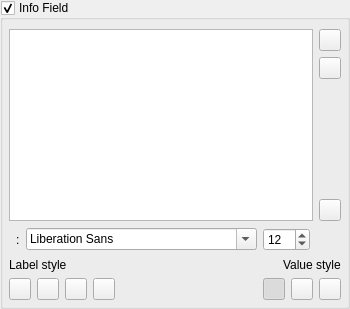
    <widget class="QGroupBox" name="group_info_field">
     <property name="minimumSize">
      <size>
       <width>0</width>
       <height>0</height>
      </size>
     </property>
     <property name="toolTip">
      <string>Show metadata text</string>
     </property>
     <property name="title">
      <string>Info Field</string>
     </property>
     <property name="checkable">
      <bool>true</bool>
     </property>
     <layout class="QVBoxLayout" name="verticalLayout_4">
      <property name="spacing">
       <number>6</number>
      </property>
      <property name="leftMargin">
       <number>6</number>
      </property>
      <property name="topMargin">
       <number>6</number>
      </property>
      <property name="rightMargin">
       <number>6</number>
      </property>
      <property name="bottomMargin">
       <number>6</number>
      </property>
      <item>
       <widget class="QWidget" name="panel_selected_fields" native="true">
        <property name="sizePolicy">
         <sizepolicy hsizetype="Preferred" vsizetype="Expanding">
          <horstretch>0</horstretch>
          <verstretch>0</verstretch>
         </sizepolicy>
        </property>
        <layout class="QHBoxLayout" name="layout_horizontal_layout_31">
         <property name="spacing">
          <number>6</number>
         </property>
         <property name="leftMargin">
          <number>0</number>
         </property>
         <property name="topMargin">
          <number>3</number>
         </property>
         <property name="rightMargin">
          <number>0</number>
         </property>
         <property name="bottomMargin">
          <number>0</number>
         </property>
         <item>
          <widget class="QListWidget" name="list_pin_selected_metadata_fields">
           <property name="toolTip">
            <string>Choose and order pin fields</string>
           </property>
           <property name="alternatingRowColors">
            <bool>true</bool>
           </property>
          </widget>
         </item>
         <item>
          <widget class="QWidget" name="panel_pin_sort_container" native="true">
           <property name="sizePolicy">
            <sizepolicy hsizetype="Fixed" vsizetype="Expanding">
             <horstretch>0</horstretch>
             <verstretch>0</verstretch>
            </sizepolicy>
           </property>
           <property name="styleSheet">
            <string notr="true"/>
           </property>
           <layout class="QVBoxLayout" name="layout_vertical_layout_11">
            <property name="spacing">
             <number>6</number>
            </property>
            <property name="leftMargin">
             <number>0</number>
            </property>
            <property name="topMargin">
             <number>0</number>
            </property>
            <property name="rightMargin">
             <number>0</number>
            </property>
            <property name="bottomMargin">
             <number>0</number>
            </property>
            <item alignment="Qt::AlignmentFlag::AlignTop">
             <widget class="QWidget" name="panel_pin_arrow_buttons" native="true">
              <property name="sizePolicy">
               <sizepolicy hsizetype="Preferred" vsizetype="Preferred">
                <horstretch>0</horstretch>
                <verstretch>0</verstretch>
               </sizepolicy>
              </property>
              <property name="minimumSize">
               <size>
                <width>0</width>
                <height>0</height>
               </size>
              </property>
              <layout class="QVBoxLayout" name="layout_vertical_layout_17">
               <property name="spacing">
                <number>6</number>
               </property>
               <property name="leftMargin">
                <number>0</number>
               </property>
               <property name="topMargin">
                <number>0</number>
               </property>
               <property name="rightMargin">
                <number>0</number>
               </property>
               <property name="bottomMargin">
                <number>0</number>
               </property>
               <item>
                <widget class="QToolButton" name="button_pin_move_up">
                 <property name="sizePolicy">
                  <sizepolicy hsizetype="Fixed" vsizetype="Fixed">
                   <horstretch>0</horstretch>
                   <verstretch>0</verstretch>
                  </sizepolicy>
                 </property>
                 <property name="minimumSize">
                  <size>
                   <width>22</width>
                   <height>22</height>
                  </size>
                 </property>
                 <property name="maximumSize">
                  <size>
                   <width>22</width>
                   <height>22</height>
                  </size>
                 </property>
                 <property name="toolTip">
                  <string>Move field up</string>
                 </property>
                 <property name="styleSheet">
                  <string notr="true">m</string>
                 </property>
                 <property name="text">
                  <string/>
                 </property>
                 <property name="icon">
                  <iconset>
                   <normaloff>../../shared/icons/material/up.svg</normaloff>../../shared/icons/material/up.svg</iconset>
                 </property>
                 <property name="iconName" stdset="0">
                  <string>up</string>
                 </property>
                </widget>
               </item>
               <item>
                <widget class="QToolButton" name="button_pin_move_down">
                 <property name="sizePolicy">
                  <sizepolicy hsizetype="Fixed" vsizetype="Fixed">
                   <horstretch>0</horstretch>
                   <verstretch>0</verstretch>
                  </sizepolicy>
                 </property>
                 <property name="minimumSize">
                  <size>
                   <width>22</width>
                   <height>22</height>
                  </size>
                 </property>
                 <property name="maximumSize">
                  <size>
                   <width>22</width>
                   <height>22</height>
                  </size>
                 </property>
                 <property name="toolTip">
                  <string>Move field down</string>
                 </property>
                 <property name="text">
                  <string/>
                 </property>
                 <property name="icon">
                  <iconset>
                   <normaloff>../../shared/icons/material/down.svg</normaloff>../../shared/icons/material/down.svg</iconset>
                 </property>
                 <property name="iconName" stdset="0">
                  <string>down</string>
                 </property>
                </widget>
               </item>
              </layout>
             </widget>
            </item>
            <item>
             <widget class="QToolButton" name="button_pin_sync_metadata_fields">
              <property name="minimumSize">
               <size>
                <width>22</width>
                <height>22</height>
               </size>
              </property>
              <property name="maximumSize">
               <size>
                <width>22</width>
                <height>22</height>
               </size>
              </property>
              <property name="toolTip">
               <string>take fields from Tooltip</string>
              </property>
              <property name="text">
               <string/>
              </property>
              <property name="icon">
               <iconset>
                <normaloff>../../shared/icons/material/sync.svg</normaloff>../../shared/icons/material/sync.svg</iconset>
              </property>
              <property name="iconName" stdset="0">
               <string>sync</string>
              </property>
             </widget>
            </item>
           </layout>
          </widget>
         </item>
        </layout>
       </widget>
      </item>
      <item>
       <widget class="QWidget" name="text_options" native="true">
        <layout class="QVBoxLayout" name="verticalLayout_5">
         <property name="spacing">
          <number>3</number>
         </property>
         <property name="leftMargin">
          <number>0</number>
         </property>
         <property name="topMargin">
          <number>0</number>
         </property>
         <property name="rightMargin">
          <number>0</number>
         </property>
         <property name="bottomMargin">
          <number>0</number>
         </property>
         <item>
          <widget class="QWidget" name="widget_3" native="true">
           <layout class="QHBoxLayout" name="horizontalLayout_9">
            <property name="spacing">
             <number>6</number>
            </property>
            <property name="leftMargin">
             <number>0</number>
            </property>
            <property name="topMargin">
             <number>0</number>
            </property>
            <property name="rightMargin">
             <number>0</number>
            </property>
            <property name="bottomMargin">
             <number>0</number>
            </property>
            <item>
             <widget class="QWidget" name="widget" native="true">
              <layout class="QHBoxLayout" name="text_icon">
               <property name="spacing">
                <number>0</number>
               </property>
               <property name="leftMargin">
                <number>0</number>
               </property>
               <property name="topMargin">
                <number>0</number>
               </property>
               <property name="rightMargin">
                <number>0</number>
               </property>
               <property name="bottomMargin">
                <number>0</number>
               </property>
               <item>
                <widget class="QLabel" name="label_pin_text_size_icon">
                 <property name="sizePolicy">
                  <sizepolicy hsizetype="Fixed" vsizetype="Preferred">
                   <horstretch>0</horstretch>
                   <verstretch>0</verstretch>
                  </sizepolicy>
                 </property>
                 <property name="maximumSize">
                  <size>
                   <width>22</width>
                   <height>22</height>
                  </size>
                 </property>
                 <property name="toolTip">
                  <string>Pin text size</string>
                 </property>
                 <property name="text">
                  <string/>
                 </property>
                 <property name="pixmap">
                  <pixmap>../../shared/icons/material/text_size.svg</pixmap>
                 </property>
                 <property name="iconName" stdset="0">
                  <string>text_size</string>
                 </property>
                 <property name="iconSize" stdset="0">
                  <number>20</number>
                 </property>
                </widget>
               </item>
               <item>
                <widget class="QLabel" name="label_pin_text_size_separator">
                 <property name="sizePolicy">
                  <sizepolicy hsizetype="Fixed" vsizetype="Preferred">
                   <horstretch>0</horstretch>
                   <verstretch>0</verstretch>
                  </sizepolicy>
                 </property>
                 <property name="text">
                  <string>:</string>
                 </property>
                </widget>
               </item>
              </layout>
             </widget>
            </item>
            <item>
             <widget class="QFontComboBox" name="combo_pin_font">
              <property name="sizePolicy">
               <sizepolicy hsizetype="Expanding" vsizetype="Fixed">
                <horstretch>0</horstretch>
                <verstretch>0</verstretch>
               </sizepolicy>
              </property>
              <property name="maximumSize">
               <size>
                <width>16777215</width>
                <height>16777215</height>
               </size>
              </property>
              <property name="toolTip">
               <string>Pin font</string>
              </property>
              <property name="currentFont">
               <font>
                <family>Arial</family>
               </font>
              </property>
             </widget>
            </item>
            <item>
             <widget class="QSpinBox" name="spin_pin_font_size">
              <property name="sizePolicy">
               <sizepolicy hsizetype="Fixed" vsizetype="Fixed">
                <horstretch>0</horstretch>
                <verstretch>0</verstretch>
               </sizepolicy>
              </property>
              <property name="toolTip">
               <string>Pin text size</string>
              </property>
              <property name="minimum">
               <number>4</number>
              </property>
              <property name="maximum">
               <number>250</number>
              </property>
              <property name="value">
               <number>12</number>
              </property>
             </widget>
            </item>
            <item>
             <widget class="QWidget" name="swatch_pin_text_color" native="true">
              <property name="sizePolicy">
               <sizepolicy hsizetype="Fixed" vsizetype="Fixed">
                <horstretch>0</horstretch>
                <verstretch>0</verstretch>
               </sizepolicy>
              </property>
              <property name="minimumSize">
               <size>
                <width>25</width>
                <height>25</height>
               </size>
              </property>
              <property name="maximumSize">
               <size>
                <width>25</width>
                <height>25</height>
               </size>
              </property>
             </widget>
            </item>
           </layout>
          </widget>
         </item>
         <item>
          <widget class="QWidget" name="widget" native="true">
           <layout class="QHBoxLayout" name="horizontalLayout_4">
            <property name="spacing">
             <number>0</number>
            </property>
            <property name="leftMargin">
             <number>0</number>
            </property>
            <property name="topMargin">
             <number>0</number>
            </property>
            <property name="rightMargin">
             <number>0</number>
            </property>
            <property name="bottomMargin">
             <number>0</number>
            </property>
            <item>
             <widget class="QLabel" name="label">
              <property name="text">
               <string>Label style</string>
              </property>
             </widget>
            </item>
            <item>
             <spacer name="horizontalSpacer">
              <property name="orientation">
               <enum>Qt::Orientation::Horizontal</enum>
              </property>
              <property name="sizeHint" stdset="0">
               <size>
                <width>40</width>
                <height>20</height>
               </size>
              </property>
             </spacer>
            </item>
            <item>
             <widget class="QLabel" name="label_2">
              <property name="text">
               <string>Value style</string>
              </property>
             </widget>
            </item>
           </layout>
          </widget>
         </item>
         <item>
          <widget class="QWidget" name="panel_text_style" native="true">
           <layout class="QHBoxLayout" name="layout_horizontal_layout_26">
            <property name="spacing">
             <number>6</number>
            </property>
            <property name="leftMargin">
             <number>0</number>
            </property>
            <property name="topMargin">
             <number>0</number>
            </property>
            <property name="rightMargin">
             <number>0</number>
            </property>
            <property name="bottomMargin">
             <number>0</number>
            </property>
            <item>
             <widget class="QWidget" name="group_pin_label_style" native="true">
              <property name="sizePolicy">
               <sizepolicy hsizetype="Preferred" vsizetype="Fixed">
                <horstretch>0</horstretch>
                <verstretch>0</verstretch>
               </sizepolicy>
              </property>
              <layout class="QVBoxLayout" name="verticalLayout_2">
               <property name="spacing">
                <number>6</number>
               </property>
               <property name="leftMargin">
                <number>0</number>
               </property>
               <property name="topMargin">
                <number>0</number>
               </property>
               <property name="rightMargin">
                <number>0</number>
               </property>
               <property name="bottomMargin">
                <number>0</number>
               </property>
               <item>
                <widget class="QWidget" name="panel_label_style" native="true">
                 <layout class="QHBoxLayout" name="layout_horizontal_layout_30">
                  <property name="spacing">
                   <number>6</number>
                  </property>
                  <property name="leftMargin">
                   <number>0</number>
                  </property>
                  <property name="topMargin">
                   <number>0</number>
                  </property>
                  <property name="rightMargin">
                   <number>0</number>
                  </property>
                  <property name="bottomMargin">
                   <number>0</number>
                  </property>
                  <item>
                   <widget class="QToolButton" name="button_hide_pin_label">
                    <property name="sizePolicy">
                     <sizepolicy hsizetype="Minimum" vsizetype="Fixed">
                      <horstretch>0</horstretch>
                      <verstretch>0</verstretch>
                     </sizepolicy>
                    </property>
                    <property name="minimumSize">
                     <size>
                      <width>22</width>
                      <height>22</height>
                     </size>
                    </property>
                    <property name="maximumSize">
                     <size>
                      <width>22</width>
                      <height>22</height>
                     </size>
                    </property>
                    <property name="toolTip">
                     <string>Hide field names</string>
                    </property>
                    <property name="text">
                     <string/>
                    </property>
                    <property name="icon">
                     <iconset>
                      <normaloff>../../shared/icons/material/label_off.svg</normaloff>../../shared/icons/material/label_off.svg</iconset>
                    </property>
                    <property name="checkable">
                     <bool>true</bool>
                    </property>
                    <property name="iconName" stdset="0">
                     <string>label_off</string>
                    </property>
                   </widget>
                  </item>
                  <item>
                   <widget class="QToolButton" name="button_bold_pin_label">
                    <property name="minimumSize">
                     <size>
                      <width>22</width>
                      <height>22</height>
                     </size>
                    </property>
                    <property name="maximumSize">
                     <size>
                      <width>22</width>
                      <height>22</height>
                     </size>
                    </property>
                    <property name="toolTip">
                     <string>Bold field names</string>
                    </property>
                    <property name="text">
                     <string/>
                    </property>
                    <property name="icon">
                     <iconset>
                      <normaloff>../../shared/icons/material/bold.svg</normaloff>../../shared/icons/material/bold.svg</iconset>
                    </property>
                    <property name="checkable">
                     <bool>true</bool>
                    </property>
                    <property name="checked">
                     <bool>false</bool>
                    </property>
                    <property name="iconName" stdset="0">
                     <string>bold</string>
                    </property>
                   </widget>
                  </item>
                  <item>
                   <widget class="QToolButton" name="button_italic_pin_label">
                    <property name="minimumSize">
                     <size>
                      <width>22</width>
                      <height>22</height>
                     </size>
                    </property>
                    <property name="maximumSize">
                     <size>
                      <width>22</width>
                      <height>22</height>
                     </size>
                    </property>
                    <property name="toolTip">
                     <string>Italic field names</string>
                    </property>
                    <property name="text">
                     <string/>
                    </property>
                    <property name="icon">
                     <iconset>
                      <normaloff>../../shared/icons/material/italic.svg</normaloff>../../shared/icons/material/italic.svg</iconset>
                    </property>
                    <property name="checkable">
                     <bool>true</bool>
                    </property>
                    <property name="iconName" stdset="0">
                     <string>italic</string>
                    </property>
                   </widget>
                  </item>
                  <item>
                   <widget class="QToolButton" name="button_underline_pin_label">
                    <property name="minimumSize">
                     <size>
                      <width>22</width>
                      <height>22</height>
                     </size>
                    </property>
                    <property name="maximumSize">
                     <size>
                      <width>22</width>
                      <height>22</height>
                     </size>
                    </property>
                    <property name="toolTip">
                     <string>Underline field names</string>
                    </property>
                    <property name="text">
                     <string/>
                    </property>
                    <property name="icon">
                     <iconset>
                      <normaloff>../../shared/icons/material/underline.svg</normaloff>../../shared/icons/material/underline.svg</iconset>
                    </property>
                    <property name="checkable">
                     <bool>true</bool>
                    </property>
                    <property name="iconName" stdset="0">
                     <string>underline</string>
                    </property>
                   </widget>
                  </item>
                 </layout>
                </widget>
               </item>
              </layout>
             </widget>
            </item>
            <item>
             <spacer name="horizontalSpacer_5">
              <property name="orientation">
               <enum>Qt::Orientation::Horizontal</enum>
              </property>
              <property name="sizeHint" stdset="0">
               <size>
                <width>1</width>
                <height>20</height>
               </size>
              </property>
             </spacer>
            </item>
            <item>
             <widget class="QWidget" name="group_pin_value_style" native="true">
              <property name="sizePolicy">
               <sizepolicy hsizetype="Preferred" vsizetype="Fixed">
                <horstretch>0</horstretch>
                <verstretch>0</verstretch>
               </sizepolicy>
              </property>
              <layout class="QHBoxLayout" name="layout_horizontal_layout_32">
               <property name="spacing">
                <number>6</number>
               </property>
               <property name="leftMargin">
                <number>0</number>
               </property>
               <property name="topMargin">
                <number>0</number>
               </property>
               <property name="rightMargin">
                <number>0</number>
               </property>
               <property name="bottomMargin">
                <number>0</number>
               </property>
               <item alignment="Qt::AlignmentFlag::AlignLeft">
                <widget class="QWidget" name="panel_value_style" native="true">
                 <layout class="QHBoxLayout" name="layout_horizontal_layout_33">
                  <property name="spacing">
                   <number>6</number>
                  </property>
                  <property name="leftMargin">
                   <number>0</number>
                  </property>
                  <property name="topMargin">
                   <number>0</number>
                  </property>
                  <property name="rightMargin">
                   <number>0</number>
                  </property>
                  <property name="bottomMargin">
                   <number>0</number>
                  </property>
                  <item>
                   <widget class="QToolButton" name="button_bold_pin_value">
                    <property name="minimumSize">
                     <size>
                      <width>22</width>
                      <height>22</height>
                     </size>
                    </property>
                    <property name="maximumSize">
                     <size>
                      <width>22</width>
                      <height>22</height>
                     </size>
                    </property>
                    <property name="toolTip">
                     <string>Bold values</string>
                    </property>
                    <property name="text">
                     <string/>
                    </property>
                    <property name="icon">
                     <iconset>
                      <normaloff>../../shared/icons/material/bold.svg</normaloff>../../shared/icons/material/bold.svg</iconset>
                    </property>
                    <property name="checkable">
                     <bool>true</bool>
                    </property>
                    <property name="checked">
                     <bool>true</bool>
                    </property>
                    <property name="iconName" stdset="0">
                     <string>bold</string>
                    </property>
                   </widget>
                  </item>
                  <item>
                   <widget class="QToolButton" name="button_italic_pin_value">
                    <property name="minimumSize">
                     <size>
                      <width>22</width>
                      <height>22</height>
                     </size>
                    </property>
                    <property name="maximumSize">
                     <size>
                      <width>22</width>
                      <height>22</height>
                     </size>
                    </property>
                    <property name="toolTip">
                     <string>Italic values</string>
                    </property>
                    <property name="text">
                     <string/>
                    </property>
                    <property name="icon">
                     <iconset>
                      <normaloff>../../shared/icons/material/italic.svg</normaloff>../../shared/icons/material/italic.svg</iconset>
                    </property>
                    <property name="checkable">
                     <bool>true</bool>
                    </property>
                    <property name="iconName" stdset="0">
                     <string>italic</string>
                    </property>
                   </widget>
                  </item>
                  <item>
                   <widget class="QToolButton" name="button_underline_pin_value">
                    <property name="minimumSize">
                     <size>
                      <width>22</width>
                      <height>22</height>
                     </size>
                    </property>
                    <property name="maximumSize">
                     <size>
                      <width>22</width>
                      <height>22</height>
                     </size>
                    </property>
                    <property name="toolTip">
                     <string>Underline values</string>
                    </property>
                    <property name="text">
                     <string/>
                    </property>
                    <property name="icon">
                     <iconset>
                      <normaloff>../../shared/icons/material/underline.svg</normaloff>../../shared/icons/material/underline.svg</iconset>
                    </property>
                    <property name="checkable">
                     <bool>true</bool>
                    </property>
                    <property name="iconName" stdset="0">
                     <string>underline</string>
                    </property>
                   </widget>
                  </item>
                 </layout>
                </widget>
               </item>
              </layout>
             </widget>
            </item>
           </layout>
          </widget>
         </item>
        </layout>
       </widget>
      </item>
     </layout>
    </widget>
